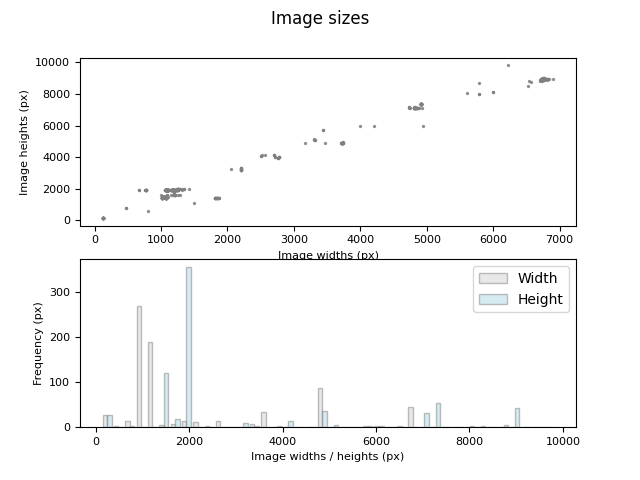

Python code for this plot:
from PIL import Image
import os
import statistics
import matplotlib.pyplot as plt


def get_image_sizes(source_dir):
    """
    Return a list of lists with 
    (image_width, image_height)
    for every image in the directory
    and classes subdirectories.
    """
    img_sizes = []
    if os.path.exists(source_dir):
        for species_folder in os.listdir(source_dir):
            for image_file in os.listdir(os.path.join(source_dir, species_folder)):
                try:
                    image_obj = Image.open(os.path.join(source_dir, species_folder, image_file))
                    img_width, img_height = image_obj.size
                    img_sizes.append([img_width,img_height])                  
                except:
                    print(f"Unable to open {image_file}.")
                    pass
    else:
        print(f"Folder {source_dir} not found.")
    print("End.")
    return img_sizes


def get_widths(img_sizes):
    widths = []
    for size in img_sizes:
        widths.append(size[0])
    return widths


def get_heights(img_sizes):
    heights = []
    for size in img_sizes:
        heights.append(size[1])
    return heights 


def show_image_statistics(img_sizes):
    print(f"Bigger: {max(img_sizes)}")
    print(f"Smaller: {min(img_sizes)}")
    widths = get_widths(img_sizes)
    heights = get_heights(img_sizes)
    print(f"Average width: {round(sum(widths)/len(widths))}, stdev: {round(statistics.stdev(widths))}")
    print(f"Average height, stdev: {round(sum(heights)/len(heights))}, stdev: {round(statistics.stdev(heights))}")
    print(f"Median width: {statistics.median(widths)}")
    print(f"Median height: {statistics.median(heights)}")
    print(f"Count width below 1000 px: {sum(i < 1000 for i in widths)} of {len(widths)}")
    print(f"Count height below 2000 px: {sum(i < 1000 for i in heights)} of {len(heights)}")


def plot_image_dimensions(img_sizes):
    widths = get_widths(img_sizes)
    heights = get_heights(img_sizes)
    plt.scatter(widths, heights, alpha=0.8, color="grey", marker="o", s=2)
    plt.xlabel("Image widths (px)", fontsize=8)
    plt.ylabel("Image heights (px)", fontsize=8)
    plt.xticks(fontsize=8)
    plt.yticks(fontsize=8)


def plot_dimension_distribution(img_sizes):
    widths = get_widths(img_sizes)
    heights = get_heights(img_sizes)
    #fig, ax = plt.subplots()
    plt.hist([widths,heights], bins = 40, alpha = 0.5, 
             color=["lightgrey","lightblue"], 
             edgecolor="grey", label=["Width","Height"])
    plt.ylabel("Frequency", fontsize=8)
    plt.xlabel("Image widths / heights (px)", fontsize=8)
    plt.xticks(fontsize=8)
    plt.yticks(fontsize=8)
    plt.legend()


def plot_image_sizes(img_sizes, destination_path):
    fig, axs = plt.subplots(2)
    fig.suptitle('Image sizes')
    plt.subplot(2,1,1)
    plot_image_dimensions(img_sizes)
    plt.subplot(2,1,2)
    plot_dimension_distribution(img_sizes)
    plt.savefig(destination_path)


if __name__ == "__main__":

    # SOURCE images
    source_dir = "data/images/raw_images"

    img_sizes = get_image_sizes(source_dir)
    show_image_statistics(img_sizes)

    # DESTINATION plot
    destination_path = "data/images/image_preprocessing/image_sizes.png"
    plot_image_sizes(img_sizes, destination_path)
